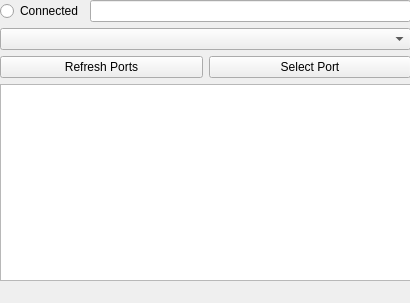
<?xml version="1.0" encoding="UTF-8"?>
<ui version="4.0">
 <class>DockWidget</class>
 <widget class="QDockWidget" name="DockWidget">
  <property name="geometry">
   <rect>
    <x>0</x>
    <y>0</y>
    <width>410</width>
    <height>303</height>
   </rect>
  </property>
  <property name="windowTitle">
   <string>Daktronics Serial Data</string>
  </property>
  <property name="dockLocation">
   <enum>Qt::DockWidgetArea::NoDockWidgetArea</enum>
  </property>
  <widget class="QWidget" name="dockWidgetContents">
   <widget class="QWidget" name="gridLayoutWidget">
    <property name="geometry">
     <rect>
      <x>0</x>
      <y>0</y>
      <width>411</width>
      <height>281</height>
     </rect>
    </property>
    <layout class="QGridLayout" name="gridLayout">
     <item row="0" column="0">
      <layout class="QHBoxLayout" name="horizontalLayout">
       <item>
        <widget class="QRadioButton" name="radioButton">
         <property name="text">
          <string>Connected</string>
         </property>
         <property name="checkable">
          <bool>false</bool>
         </property>
        </widget>
       </item>
       <item>
        <widget class="QLineEdit" name="lineEdit"/>
       </item>
      </layout>
     </item>
     <item row="3" column="0">
      <widget class="QComboBox" name="comboBox"/>
     </item>
     <item row="4" column="0">
      <layout class="QHBoxLayout" name="horizontalLayout_2">
       <item>
        <widget class="QPushButton" name="pushButton_2">
         <property name="text">
          <string>Refresh Ports</string>
         </property>
        </widget>
       </item>
       <item>
        <widget class="QPushButton" name="pushButton">
         <property name="text">
          <string>Select Port</string>
         </property>
        </widget>
       </item>
      </layout>
     </item>
     <item row="5" column="0">
      <widget class="QPlainTextEdit" name="plainTextEdit"/>
     </item>
    </layout>
   </widget>
  </widget>
 </widget>
 <resources/>
 <connections/>
</ui>
